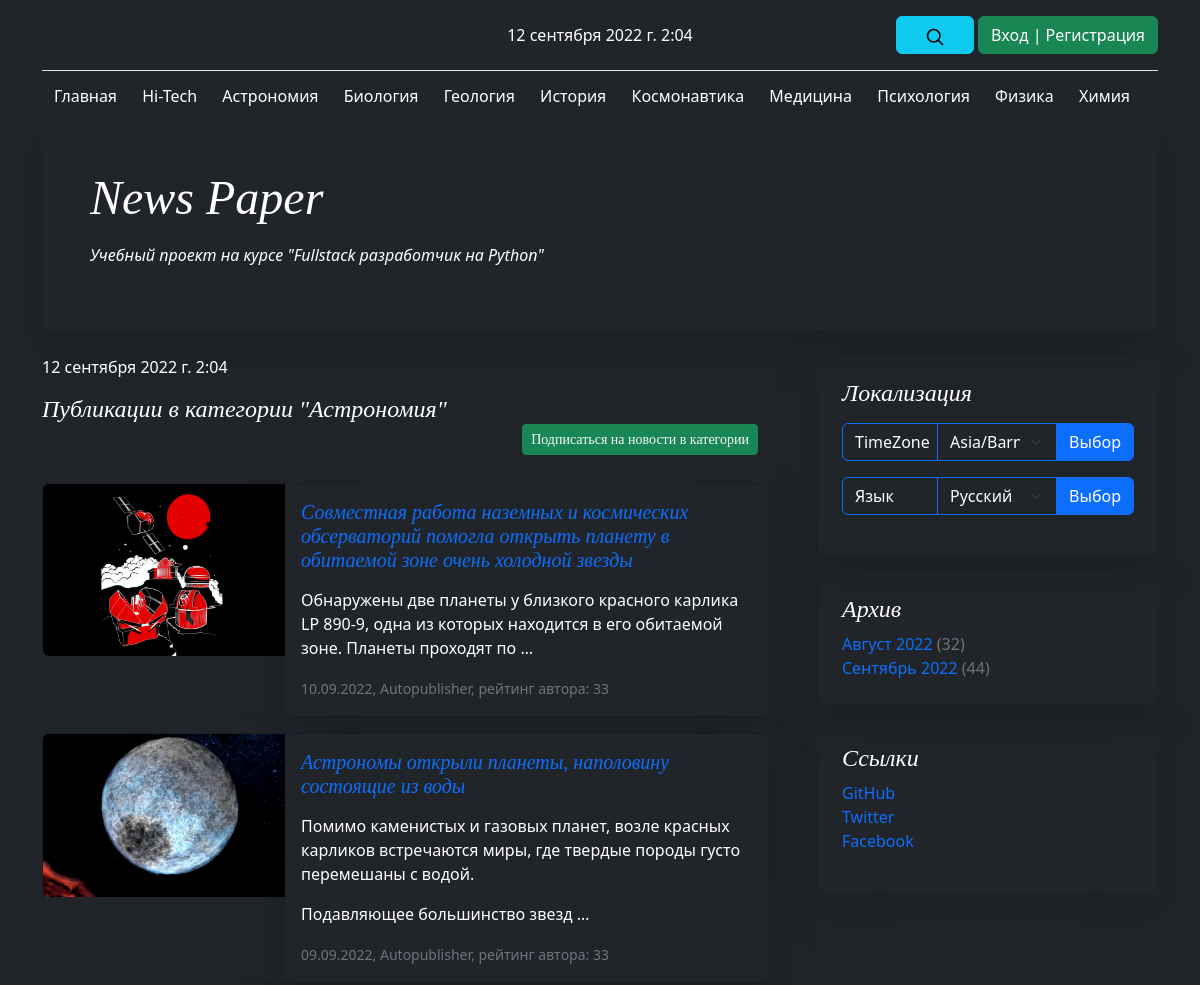
Page /caterory/1/ (upper part) on the earlier database version.
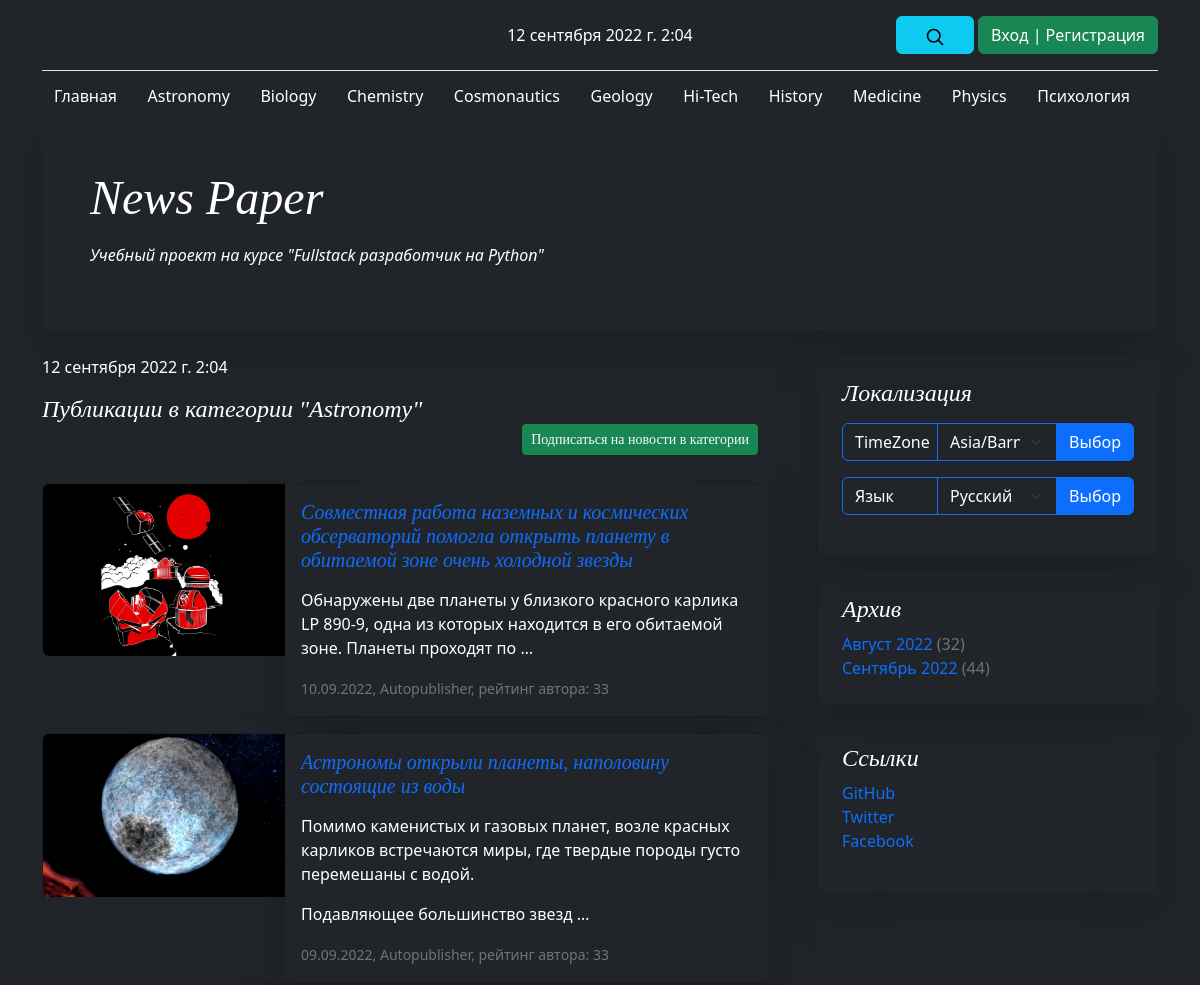
Same page on the later database version.
### news/models.py (models this page shows, shortened)
class Category(models.Model):
    name = models.CharField(
        max_length=64,
        unique=True,
        verbose_name=_('Имя категории'),
    )
    subscribers = models.ManyToManyField(
        User,
        through='CatSubscribers',
        blank=True,
        verbose_name=_('Подписчик'),
    )
    class Meta:
        verbose_name = _('Категория')
        verbose_name_plural = _('Категории')

class PostCategory(models.Model):
    post = models.ForeignKey(
        Post,
        on_delete=models.CASCADE,
        verbose_name=_('Пост'),
    )
    cat = models.ForeignKey(
        Category,
        on_delete=models.CASCADE,
        verbose_name=_('Категория'),
    )
    def __str__(self):
        return self.cat.name
    class Meta:
        verbose_name = _('Категория')
        verbose_name_plural = _('Категории')

class Post(models.Model):
    author_post = models.ForeignKey(
        Author,
        on_delete=models.CASCADE,
        verbose_name=_('Автор'),
    )
    ARTICLE = 'ART'
    NEWS = 'NWS'
    CHOICE_CAT = [
        (ARTICLE, _('Статья')),
        (NEWS, _('Новость')),
    ]
    type_cat = models.CharField(
        max_length=3,
        choices=CHOICE_CAT,
        default=ARTICLE,
        verbose_name=_('Тип контента'),
    )
    date_pub = models.DateTimeField(
        auto_now_add=True,
        verbose_name=_('Дата публикации'),
    )
    post_cat = models.ManyToManyField(
        Category,
        through='PostCategory',
        verbose_name=_('Категория'),
    )
    name = models.CharField(
        max_length=128,
        verbose_name=_('Название'),
    )
    content = models.TextField(
        verbose_name=_('Контент'),
    )
    content_rate = models.SmallIntegerField(
        default=0,
        verbose_name=_('Рейтинг'),
    )
    content_image = models.ImageField(
        upload_to='images',
        verbose_name=_('Изображение'),
        default='no_image.jpg',
    )
    class Meta:
        verbose_name = _('Пост')
        verbose_name_plural = _('Посты')

class Author(models.Model):
    author_user = models.OneToOneField(
        User,
        on_delete=models.CASCADE,
        verbose_name=_('Имя'),
    )
    author_rate = models.SmallIntegerField(
        default=0,
        verbose_name=_('Рейтинг'),
    )
    def __str__(self):
        return self.author_user.username
    class Meta:
        verbose_name = _('Автор')
        verbose_name_plural = _('Авторы')

### news/views.py (the view)
class CategoryView(ListView):
    model = Post
    template_name = 'category.html'
    context_object_name = 'posts'
    paginate_by = 10
    def get_queryset(self):
        cat_id = self.kwargs['pk']
        queryset = get_list_or_404(
            Post.objects.select_related().filter(post_cat=cat_id).order_by('-date_pub')
        )
        return queryset
    def get_context_data(self, **kwargs):
        context = super().get_context_data(**kwargs)
        cat_id = self.kwargs.get('pk', None)
        context['cat_name'] = get_list_or_404(PostCategory.objects.filter(cat=cat_id))[0]
        context['posts'] = cache.get_or_set(
            f'category-id-{cat_id}-{context.get("page_obj").number}',
            context['posts'],
            1
        )
        context['post_category'] = PostCategory.objects.filter(
            cat=cat_id
        ).select_related()[:1]
        context['is_subscribed'] = Category.objects.filter(
            subscribers=self.request.user.id
        ).values_list('name', flat=True)
        return context

### news/context_processors.py (called while the page is built)
def navigate_context(request):
    category = Category.objects.all()
    archives = Post.objects.annotate(
        year=ExtractYear('date_pub'),
        month=ExtractMonth('date_pub')
    ).values('year', 'month').annotate(total=Count('id'))
    user_timezone = pytz.timezone(
        request.session.get('django_timezone') or settings.TIME_ZONE
    )
    current_time = timezone.now().astimezone(user_timezone)
    context = {
        'category': category,
        'archives': archives,
        'current_time': current_time,
        'timezones': pytz.common_timezones,
    }
    return context

### news/templatetags/news_filters.py (called while the page is built)
@register.filter()
def censor(in_text):
    censured_text = in_text
    with open('static/json/bad_words.json', 'r') as censor_file:
        bad_text = json.load(censor_file)
    for word in censured_text.split():
        if word.lower() in bad_text:
            censured_text = censured_text.replace(
                word,
                f'{word[0]}{"*" * (len(word) - 1)}'
            )
    return censured_text

@register.filter()
def name_month(val):
    val_obj = timezone.datetime.strptime(str(val), "%m")
    val_name = val_obj.strftime("%B")
    return _(val_name)

### news/templatetags/news_tags.py (called while the page is built)
@register.simple_tag(takes_context=True)
def url_replace(context, **kwargs):
    d = context['request'].GET.copy()
    for k, v in kwargs.items():
        d[k] = v
    return d.urlencode()

### templates/category.html (shortened to what this page needs)
{% extends 'default.html' %}
{% load i18n %}
{% load news_filters %}
{% load news_tags %}
{% block content %}
    <h4 class="pb-1 mb-4 fst-italic">
        {% for cat in post_category %}
            {% if cat.cat.name not in is_subscribed %}
                <div class="container text-end">
                    <div class="btn-group btn-group-sm" role="group">
                        <button type="button" class="btn btn-success">
                            <a class="text-decoration-none text-light" href="/subscribe_cat/{{ cat.cat_id }}/">{% trans "Подписаться на новости в категории" %}</a>
                        </button>
                    </div>
                </div>
            {% endif %}
        {% endfor %}
    </h4>
    {% for post in posts %}
        {% include 'post_card.html' %}
    {% endfor %}
{% endblock content %}

### templates/default.html (shortened to what this page needs)
<!doctype html>
<html lang="en">
  {% load i18n %}
  {% load tz %}
  {% load static %}
  {% load news_filters %}
  {% load news_tags %}
  {% load cache %}
  <head>
    <link href="{% static 'css/bootstrap.min.css' %}" rel="stylesheet">
    <link href="{% static 'css/blog.rtl.css' %}" rel="stylesheet">
    <link href="{% static 'css/styles.css' %}" rel="stylesheet">
  </head>
  <body {% if current_time.hour >= 19 or  current_time.hour <= 7 %}class="bg-dark text-bg-dark"{% endif %}>
    {% include 'navigate.html' %}
    <main class="container">
      {% include 'header.html' %}
      <div class="row g-5">
        <div class="col-md-8">
            <p>{{ current_time }}</p>
            {% block content %}{% endblock content %}
        </div>
        {% include 'right_block.html' %}
      </div>
    </main>
  </body>
</html>

### templates/navigate.html (shortened to what this page needs)
{% load i18n %}
{% load tz %}
{% load cache %}
<div class="container">
  <header class="blog-header lh-1 py-3">
    <div class="row flex-nowrap justify-content-between align-items-center">
      <div class="col-4 pt-1">
      </div>
      <div class="col-4 text-center">
        {{ current_time }}
      </div>
      <div class="col-4 d-flex justify-content-end align-items-center">
        <a class="link-secondary" href="{% url 'news:search' %}" aria-label="Search">
          <span class="btn btn-info">
              <svg xmlns="http://www.w3.org/2000/svg" width="20" height="20" fill="none" stroke="currentColor" stroke-linecap="round" stroke-linejoin="round" stroke-width="2" class="mx-3" role="img" viewBox="0 0 24 24"><title>Search</title><circle cx="10.5" cy="10.5" r="7.5"/><path d="M21 21l-5.2-5.2"/></svg>
          </span>
        </a>
          {% if user.id %}
            <a class="btn btn-danger" href="/accounts/logout/">{% trans "Выход" %}</a>
          {% else %}
            <a class="btn btn-success" href="/accounts/login/">{% trans "Вход" %} | {% trans "Регистрация" %}</a>
          {% endif %}
      </div>
    </div>
  </header>
  {% cache 1 navbar %}
  <nav {% if current_time.hour >= 19 or  current_time.hour <= 7 %}class="navbar bg-dark text-bg-dark"{% else %}class="navbar bg-light"{% endif %}>
    <div {% if current_time.hour >= 19 or  current_time.hour <= 7 %}class="container-fluid bg-dark text-bg-dark"{% else %}class="container-fluid"{% endif %}>
      <a {% if current_time.hour >= 19 or  current_time.hour <= 7 %}class="navbar-brand fs-6 text-bg-dark"{% else %}class="navbar-brand fs-6"{% endif %} href="{% url 'news:index' %}">{% trans "Главная" %}</a>
      {% for item in category %}
        <a {% if current_time.hour >= 19 or  current_time.hour <= 7 %}class="navbar-brand fs-6 text-bg-dark"{% else %}class="navbar-brand fs-6"{% endif %} href="{% url 'news:category' item.id %}">{{ item.name }}</a>
      {% endfor %}
    </div>
  </nav>
  {% endcache %}
</div>

### templates/header.html
{% load i18n %}
<div class="p-4 p-md-5 mb-4 rounded text-bg-dark shadow-lg">
    <div class="col-md-6 px-0">
          <h1 class="display-4 fst-italic">News Paper</h1>
          <p class="lead-3 my-3 fst-italic">{% trans "Учебный проект на курсе \"Fullstack разработчик на Python\"" %}</p>
    </div>
</div>

### templates/post_card.html
{% load i18n %}
{% load news_filters %}
{% load news_tags %}
<div {% if current_time.hour >= 19 or  current_time.hour <= 7 %}class="card mb-3 bg-dark text-bg-dark"{% else %}class="card mb-3"{% endif %}>
  <div class="row g-0">
    <div class="col-md-4">
      <img src="{{ post.content_image.url }}" class="img-fluid rounded-start" alt="{{ post.name|censor }}">
    </div>
    <div class="col-md-8">
      <div class="card-body container-fluid shadow-lg">
        <a class="text-decoration-none" href="{% url 'news:detail' post.id %}">
            <h5 class="card-title fst-italic">{{ post.name|censor }}</h5>
        </a>
        <p class="card-text">{{ post.content|censor|truncatewords_html:20|safe }}</p>
        <p class="card-text">
            <small class="text-muted">
                {{ post.date_pub|date:'d.m.Y' }},
                {{ post.author_post }},
                {% trans "рейтинг автора:" %} {{ post.author_post.author_rate }}
            </small>
        </p>
      </div>
    </div>
  </div>
</div>

### templates/paginator.html (shortened to what this page needs)
{% load news_tags %}

### templates/right_block.html (shortened to what this page needs)
{% load i18n %}
{% load tz %}
{% load cache %}
{% load news_filters %}
{% load news_tags %}
{% cache 1 rightcol %}
<div class="col-md-4">
  <div class="position-sticky" style="top: 2rem;">
    <div class="p-4 mb-3 rounded shadow-lg">
      <h4 class="fst-italic">{% trans "Локализация" %}</h4>
      <p>
          {% get_current_timezone as TIME_ZONE %}
          <form class="row g-3" action="/set_tz/" method="post">
              <div class="input-group">
                  <label {% if current_time.hour >= 19 or  current_time.hour <= 7 %}class="form-control btn-group-vertical border-primary bg-dark text-bg-dark"{% else %}class="form-control btn-group-vertical border-primary"{% endif %}>TimeZone</label>
                  <select name="timezone" {% if current_time.hour >= 19 or  current_time.hour <= 7 %}class="form-select border-primary bg-dark text-bg-dark"{% else %}class="form-select border-primary"{% endif %} id="inputGroupSelect04" aria-label="Example select with button addon">
                      {% for tz in timezones %}
                          <option value="{{ tz }}" {% if tz == TIME_ZONE %}selected{% endif %}>{{ tz }}</option>
                      {% endfor %}
                  </select>
                  <button class="btn btn-primary" type="submit">{% trans "Выбор" %}</button>
              </div>
    </form>
      </p>
      <p>
      <form class="row g-3" action="{% url 'set_language' %}" method="post">
          {% get_current_language as LANGUAGE_CODE %}
          {% get_available_languages as LANGUAGES %}
          {% get_language_info_list for LANGUAGES as languages %}
          <div class="input-group">
              <label id="lang_sel" {% if current_time.hour >= 19 or  current_time.hour <= 7 %}class="form-control btn-group-vertical border-primary bg-dark text-bg-dark"{% else %}class="form-control btn-group-vertical border-primary"{% endif %}>{% trans "Язык" %}</label>
              <select name="language" {% if current_time.hour >= 19 or  current_time.hour <= 7 %}class="form-select border-primary bg-dark text-bg-dark"{% else %}class="form-select border-primary"{% endif %} id="inputGroupSelect04" aria-label="Example select with button addon">
                  {% for language in languages %}
                    <option value="{{ language.code }}" {% if language.code == LANGUAGE_CODE %} selected {% endif %}>
                      {{ language.name_local }}
                    </option>
                  {% endfor %}
              </select>
              <button class="btn btn-primary" type="submit">{% trans "Выбор" %}</button>
          </div>
      </form>
      </p>
    </div>
    <div class="p-4 mb-3 container-fluid shadow-lg">
      <h4 class="fst-italic">{% trans "Архив" %}</h4>
      <ol class="list-unstyled mb-0">
          {% for item in archives %}
              <li>
                  <a class="text-decoration-none" href="{% url 'news:archive' item.year item.month %}">{{ item.month|name_month }} {{ item.year }}</a>
                  <span class="blog-post-meta">({{ item.total }})</span>
              </li>
          {% endfor %}
      </ol>
    </div>
    <div class="p-4 mb-3 container-fluid shadow-lg">
      <h4 class="fst-italic">{% trans "Ссылки" %}</h4>
      <ol class="list-unstyled">
        <li>
            <a class="text-decoration-none" target="_blank" href="https://github.com/spawlov">GitHub</a>
        </li>
        <li><a class="text-decoration-none" href="#">Twitter</a></li>
        <li><a class="text-decoration-none" href="#">Facebook</a></li>
      </ol>
    </div>
  </div>
</div>
{% endcache %}

### templates/footer.html (shortened to what this page needs)
{% load i18n %}

### static/css/blog.rtl.css (style rules this page uses)
.blog-header { border-bottom: 1px solid #e5e5e5; }
h1, h2, h3, h4, h5, h6 { font-family: Amiri, Georgia, "Times New Roman", serif; }
.display-4 { font-size: 2.5rem; }
@media (min-width: 768px) { .display-4 { font-size: 3rem; } }
.blog-post-meta { margin-bottom: 1.25rem; color: #727272; }

Differences in the rows shown:
changed Category: name "Астрономия" → "Astronomy"
changed Category: name "Биология" → "Biology"
changed Category: name "Химия" → "Chemistry"; moves up the list
changed Category: name "Космонавтика" → "Cosmonautics"; moves up the list
changed Category: name "Геология" → "Geology"
changed Category "Hi-Tech": moves down the list
changed Category: name "История" → "History"
changed Category: name "Медицина" → "Medicine"
changed Category: name "Физика" → "Physics"; moves down the list
changed through a linked row, PostCategory: cat.name "Публикации в категории \"Астрономия\"" → "Публикации в категории \"Astronomy\""
